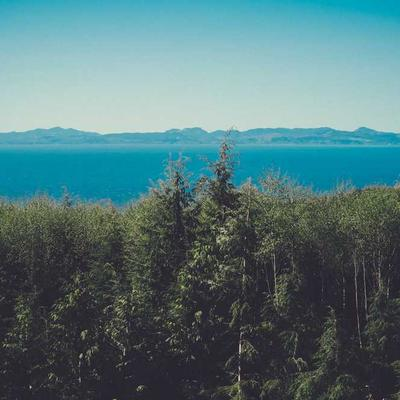
#> input picture images/nat10.jpg, 400 x 400 px; its folder holds only this picture in this run
$ python gabor2.py
#> lines starting #> are read from the running program, lines starting #| are printed output that depends on the picture
### src/color.py
import mlx.core as mx
import numpy as np
from PIL import Image


class Color:
    """颜色空间转换与图像读取 (MLX)。"""

    @staticmethod
    def image_to_mlx(image: Image.Image) -> mx.array:
        """PIL 图像 → [0,1] 的 mx 数组 (numpy 桥接: mx.array 不直接
        接受 PIL.Image)。"""
        return mx.array(np.asarray(image, dtype=np.float32) / 255.0)

    # [254 lines left out: functions lab_to_rgb, rgb_to_lab, rgb_to_hsl, hsl_to_rgb, hsl_to_complex, split_dual_path and 2 more, not called in this run]

### src/utils.py
import json
import math
from pathlib import Path
from typing import cast

import matplotlib
import mlx.core as mx

matplotlib.use("Agg")
import matplotlib.pyplot as plt


class Utils:
    """图像合成 / 频率网格 / 可视化等杂项工具。"""

    @staticmethod
    def project_root() -> Path:
        """项目根目录 (src/ 的父目录)。"""
        return Path(__file__).resolve().parent.parent

    # [106 lines left out: functions st_metadata, nonzero, fftfreq, freqgrid, grid_shape, visualize and 4 more, not called in this run]

### src/gabor2.py
import math
from dataclasses import dataclass, field
from pathlib import Path

import matplotlib.pyplot as plt
import mlx.core as mx

from color import Color
from utils import Utils


@dataclass(slots=True)
class GaborScale2:
    spectra: list[mx.array]  # 复数频谱 per orientation at this scale
    thetas: list[float]  # orientation angle in rad, uniform in [0, π)
    pad: int = 0  # fft padding, cropped from spatial responses
    es: list[mx.array] = field(default_factory=list)  # energies per orientation
    sum_e: mx.array | None = None  # total energy over orientations
    safe_e: mx.array | None = None
    mean_dir: mx.array | None = None  # 圆均值方向, rad in [0, π)
    resultant: mx.array | None = None  # R = |m₁| ∈ [0,1]: 1=单一方向, 0=各向同性
    r2: mx.array | None = None  # |m₂| ∈ [0,1]: 第二谐波——角点/十字（正交方向对）强度

    # [33 lines left out: function __post_init__, not called in this run]


@dataclass(slots=True)
class GaborWavelet2:
    img: mx.array
    lam_min: float = 3.0  # min wavelength
    height: int = 0
    width: int = 0
    scale_size: int = 0
    ori_size: int = 8
    bandwidth: float = 1.0  # used to create gabor kernel
    gamma: float = 1.0  # used to create gabor kernel; 1.0 gives enough
    # angular selectivity for the second orientation harmonic (r2) to survive
    adaptive_pad: bool = True
    pad: int = 0
    xgrid: mx.array | None = None
    ygrid: mx.array | None = None
    dc: mx.array | None = None
    fft: mx.array | None = None
    thetas: list[float] = field(default_factory=list)  # orientation angle in [0, pi]
    lams: list[float] = field(default_factory=list)  # wavelength
    ffts: list[mx.array] = field(default_factory=list)  # ffts
    scales: list[GaborScale2] = field(default_factory=list)

    # [22 lines left out: function __post_init__, not called in this run]

    def lam_max(self) -> float:
        """Coarsest supported wavelength for the image dimensions."""
        return min(self.height, self.width) / 2.0

    # [106 lines left out: functions calc_lams, calc_thetas, calc_freqs, calc_ffts, calc_scales, ifft2 and 1 more, not called in this run]


if __name__ == "__main__":
    from PIL import Image

    # natural images (downloaded from picsum.photos)
    for img_id in [10, 1015, 1016, 1018, 1035]:
        img = Image.open(Utils.project_root() / f"images/nat{img_id}.jpg")
#> img is the input picture: PIL image 400x400 RGB; mean R, G, B 83.5, 117.9, 121.8
        img = img.convert("L")
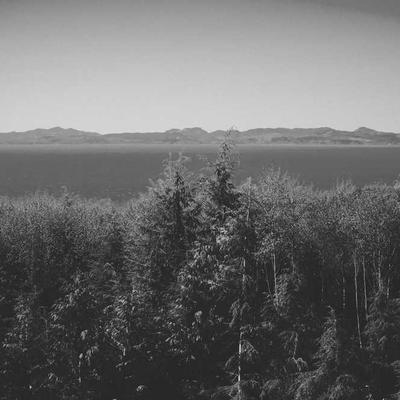
#> img: PIL image 400x400 L; min 7, max 231, mean 108.1
#> (the run stopped early here; a loop or call above may not have finished)
